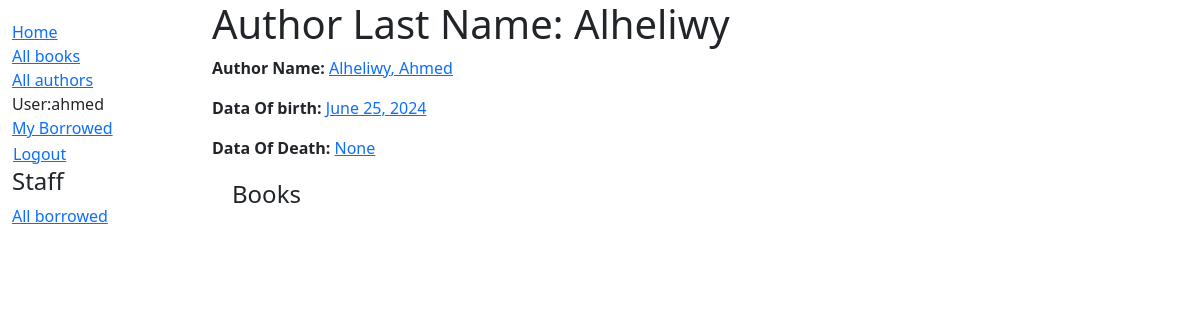
The page /catalog/author/1 (signed in) on the database its author committed.
### catalog/models.py (models this page shows, shortened)
class Author(models.Model):
    first_name=models.CharField(max_length=100)
    last_name=models.CharField(max_length=100)
    date_of_birth=models.DateField(null=True,blank=True)
    date_of_death=models.DateField(null=True,blank=True,default='Died')
    class Meta:
        ordering=['last_name','first_name']

### catalog/views.py (the view)
# urls.py: path('author/<int:pk>',views.AuthorDetailView.as_view(),name='author-detail'),
class AuthorDetailView(generic.DetailView):
    model=Author
    template_name='catalog/author_detail.html'

### catalog/templates/catalog/author_detail.html
{% extends "base_generic.html" %}
{% block content %}
 <h1>Author Last Name: {{author.last_name}}</h1>
 <p><strong>Author Name: </strong> <a href="{% url 'author-detail' author.pk %}">{{author.last_name}}, {{author.first_name}}</a></p>
 <p><strong>Data Of birth: </strong> <a href="">{{author.date_of_birth}}</a></p>
 <p><strong>Data Of Death: </strong> <a href="">{{author.date_of_death}}</a></p>
 <div style=' margin-left: 20px ; margin-top: 20px;'>
     <h4>Books</h4>
 </div>
{% endblock %}

### catalog/templates/base_generic.html (shortened to what this page needs)
<!Doctype html>
<html lang='en'>
    <head>
        <link href="https://cdn.jsdelivr.net/npm/bootstrap@5.3.3/dist/css/bootstrap.min.css"
              rel='stylesheet'
>
        {% load static %}
        <link rel='stylesheet' href='{% static 'css/styles.css' %}' />
    </head>
    <body>
        <div class='container-fluid'>
            <div class='row'>
                <div class='col-sm-2'>
                    {% block sidebar %}
                        <ul class='sidebar-nav'>
                            <li><a href='{% url 'index' %}'>Home</a></li>
                            <li><a href='{% url 'books' %}'>All books</a></li>
                            <li><a href='{% url 'authors' %}'>All authors</a><li>
                            {% if user.is_authenticated %}
                                <li>User:{{user.get_username}}</li>
                                <li><a href='{% url 'my-borrowed' %}'>My Borrowed</a></li>
                                <form id='logout-form' method='post' action='{% url 'logout' %}'>
                                <button type='submit' class='btn btn-link'>Logout</button>
                                </form>
                                </li>
                            {% else %}
                                <li><a href="{% url 'login' %}?next={{request.path}}">Login</a></li>
                            {% endif %}
                            <br/>
                            <h4>Staff</h4>
                            <li><a href='{% url 'borrowed' %}'>All borrowed</a></li>
                        </ul>
                    {% endblock sidebar %}
                </div>
                <div class='col-sm-10'>
                    {% block content %}{% endblock content %}
                </div>
            </div>
        </div>
    </body>
</html>

### catalog/static/css/styles.css (style rules this page uses)
.sidebar-nav { margin-top: 20px; padding: 0px; list-style: none; }
#logout-form { display: inline; }
#logout-form button { padding: 0; margin: 0; }

### rows shown on the page
Author: last_name "Alheliwy", first_name "Ahmed", date_of_birth "June 25, 2024", date_of_death "None"

### other values the page prints
{{ user.get_username }} "ahmed"
